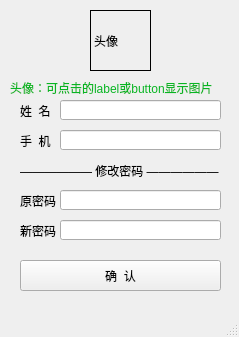
<?xml version="1.0" encoding="UTF-8"?>
<ui version="4.0">
 <class>WModify</class>
 <widget class="QMainWindow" name="WModify">
  <property name="geometry">
   <rect>
    <x>0</x>
    <y>0</y>
    <width>239</width>
    <height>337</height>
   </rect>
  </property>
  <property name="windowTitle">
   <string>MainWindow</string>
  </property>
  <widget class="QWidget" name="centralwidget">
   <widget class="QLabel" name="label">
    <property name="geometry">
     <rect>
      <x>90</x>
      <y>10</y>
      <width>61</width>
      <height>61</height>
     </rect>
    </property>
    <property name="frameShape">
     <enum>QFrame::Panel</enum>
    </property>
    <property name="text">
     <string>头像</string>
    </property>
   </widget>
   <widget class="QLabel" name="label_2">
    <property name="geometry">
     <rect>
      <x>20</x>
      <y>100</y>
      <width>41</width>
      <height>21</height>
     </rect>
    </property>
    <property name="text">
     <string>姓  名</string>
    </property>
   </widget>
   <widget class="QLabel" name="label_3">
    <property name="geometry">
     <rect>
      <x>20</x>
      <y>130</y>
      <width>41</width>
      <height>21</height>
     </rect>
    </property>
    <property name="text">
     <string>手  机</string>
    </property>
   </widget>
   <widget class="QLabel" name="label_4">
    <property name="geometry">
     <rect>
      <x>20</x>
      <y>160</y>
      <width>201</width>
      <height>21</height>
     </rect>
    </property>
    <property name="text">
     <string>—————— 修改密码 ——————</string>
    </property>
   </widget>
   <widget class="QLabel" name="label_5">
    <property name="geometry">
     <rect>
      <x>20</x>
      <y>190</y>
      <width>41</width>
      <height>21</height>
     </rect>
    </property>
    <property name="text">
     <string>原密码</string>
    </property>
   </widget>
   <widget class="QLabel" name="label_6">
    <property name="geometry">
     <rect>
      <x>20</x>
      <y>220</y>
      <width>41</width>
      <height>21</height>
     </rect>
    </property>
    <property name="text">
     <string>新密码</string>
    </property>
   </widget>
   <widget class="QPushButton" name="pushButton">
    <property name="geometry">
     <rect>
      <x>20</x>
      <y>260</y>
      <width>201</width>
      <height>31</height>
     </rect>
    </property>
    <property name="cursor">
     <cursorShape>PointingHandCursor</cursorShape>
    </property>
    <property name="text">
     <string>确  认</string>
    </property>
   </widget>
   <widget class="QLineEdit" name="lineEdit">
    <property name="geometry">
     <rect>
      <x>60</x>
      <y>100</y>
      <width>161</width>
      <height>20</height>
     </rect>
    </property>
   </widget>
   <widget class="QLineEdit" name="lineEdit_2">
    <property name="geometry">
     <rect>
      <x>60</x>
      <y>130</y>
      <width>161</width>
      <height>20</height>
     </rect>
    </property>
   </widget>
   <widget class="QLineEdit" name="lineEdit_3">
    <property name="geometry">
     <rect>
      <x>60</x>
      <y>190</y>
      <width>161</width>
      <height>20</height>
     </rect>
    </property>
   </widget>
   <widget class="QLineEdit" name="lineEdit_4">
    <property name="geometry">
     <rect>
      <x>60</x>
      <y>220</y>
      <width>161</width>
      <height>20</height>
     </rect>
    </property>
   </widget>
   <widget class="QLabel" name="label_7">
    <property name="geometry">
     <rect>
      <x>10</x>
      <y>80</y>
      <width>221</width>
      <height>16</height>
     </rect>
    </property>
    <property name="styleSheet">
     <string notr="true">color: rgb(8, 181, 34);</string>
    </property>
    <property name="text">
     <string>头像：可点击的label或button显示图片</string>
    </property>
   </widget>
  </widget>
  <widget class="QMenuBar" name="menubar">
   <property name="geometry">
    <rect>
     <x>0</x>
     <y>0</y>
     <width>239</width>
     <height>21</height>
    </rect>
   </property>
  </widget>
  <widget class="QStatusBar" name="statusbar"/>
 </widget>
 <resources/>
 <connections/>
</ui>
